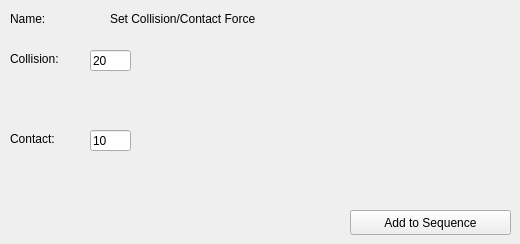
        <widget class="QWidget" name="page_12">
         <widget class="QLabel" name="label_124">
          <property name="geometry">
           <rect>
            <x>110</x>
            <y>10</y>
            <width>191</width>
            <height>17</height>
           </rect>
          </property>
          <property name="text">
           <string>Set Collision/Contact Force</string>
          </property>
         </widget>
         <widget class="QLabel" name="label_125">
          <property name="geometry">
           <rect>
            <x>10</x>
            <y>10</y>
            <width>91</width>
            <height>17</height>
           </rect>
          </property>
          <property name="text">
           <string>Name:</string>
          </property>
         </widget>
         <widget class="QPushButton" name="pushButton_48">
          <property name="geometry">
           <rect>
            <x>350</x>
            <y>210</y>
            <width>161</width>
            <height>25</height>
           </rect>
          </property>
          <property name="text">
           <string>Add to Sequence</string>
          </property>
         </widget>
         <widget class="QLineEdit" name="lineEdit_53">
          <property name="geometry">
           <rect>
            <x>90</x>
            <y>50</y>
            <width>41</width>
            <height>21</height>
           </rect>
          </property>
          <property name="text">
           <string>20</string>
          </property>
         </widget>
         <widget class="QLineEdit" name="lineEdit_58">
          <property name="geometry">
           <rect>
            <x>90</x>
            <y>130</y>
            <width>41</width>
            <height>21</height>
           </rect>
          </property>
          <property name="text">
           <string>10</string>
          </property>
         </widget>
         <widget class="QLabel" name="label_142">
          <property name="geometry">
           <rect>
            <x>10</x>
            <y>50</y>
            <width>91</width>
            <height>17</height>
           </rect>
          </property>
          <property name="text">
           <string>Collision:</string>
          </property>
         </widget>
         <widget class="QLabel" name="label_143">
          <property name="geometry">
           <rect>
            <x>10</x>
            <y>130</y>
            <width>91</width>
            <height>17</height>
           </rect>
          </property>
          <property name="text">
           <string>Contact:</string>
          </property>
         </widget>
        </widget>
